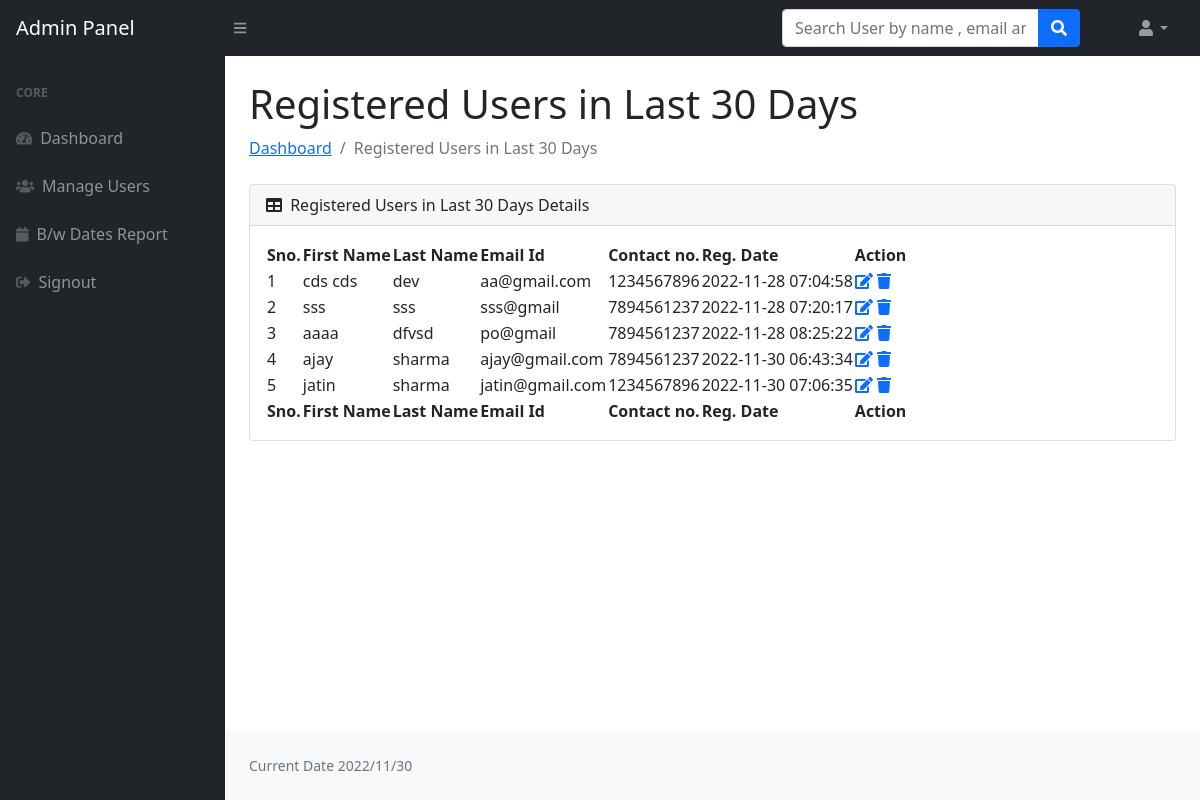
/loginsystem/admin/lastthirtyays-reg-users.php (signed in), run on the app's committed database.
### tables this page shows
CREATE TABLE `users` (
  `id` int(11) NOT NULL,
  `fname` varchar(255) DEFAULT NULL,
  `lname` varchar(255) DEFAULT NULL,
  `pname` varchar(10) NOT NULL,
  `puname` varchar(50) NOT NULL,
  `ppassword` varchar(10) NOT NULL,
  `plink` varchar(255) NOT NULL,
  `pname2` varchar(50) NOT NULL,
  `puname2` varchar(50) NOT NULL,
  `ppassword2` varchar(50) NOT NULL,
  `plink2` varchar(255) NOT NULL,
  `pname3` varchar(50) NOT NULL,
  `puname3` varchar(50) NOT NULL,
  `ppassword3` varchar(50) NOT NULL,
  `plink3` varchar(50) NOT NULL,
  `email` varchar(255) DEFAULT NULL,
  `mail` varchar(50) NOT NULL,
  `password` varchar(300) DEFAULT NULL,
  `contactno` varchar(11) DEFAULT NULL,
  `posting_date` timestamp NOT NULL DEFAULT current_timestamp()
);

### loginsystem/admin/lastthirtyays-reg-users.php (the view, shortened to what this page needs)
<?php session_start();
include_once('../includes/config.php');
if (strlen($_SESSION['adminid']==0)) {
  header('location:logout.php');
  } else{
   ?>
<!DOCTYPE html>
<html lang="en">
    <head>
        <link href="https://cdn.jsdelivr.net/npm/simple-datatables@latest/dist/style.css" rel="stylesheet" />
        <link href="../css/styles.css" rel="stylesheet" />
    </head>
    <body class="sb-nav-fixed">
      <?php include_once('includes/navbar.php');?>
        <div id="layoutSidenav">
         <?php include_once('includes/sidebar.php');?>
            <div id="layoutSidenav_content">
                <main>
                    <div class="container-fluid px-4">
                        <h1 class="mt-4">Registered Users in Last 30 Days </h1>
                        <ol class="breadcrumb mb-4">
                            <li class="breadcrumb-item"><a href="dashboard.php">Dashboard</a></li>
                            <li class="breadcrumb-item active">Registered Users in Last 30 Days </li>
                        </ol>
                        <div class="card mb-4">
                            <div class="card-header">
                                <i class="fas fa-table me-1"></i>
                          Registered Users in Last 30 Days  Details
                            </div>
                            <div class="card-body">
                                <table id="datatablesSimple">
                                    <thead>
                                        <tr>
                                             <th>Sno.</th>
                                  <th>First Name</th>
                                  <th> Last Name</th>
                                  <th> Email Id</th>
                                  <th>Contact no.</th>
                                  <th>Reg. Date</th>
                                  <th>Action</th>
                                        </tr>
                                    </thead>
                                    <tfoot>
                                        <tr>
                                             <th>Sno.</th>
                                  <th>First Name</th>
                                  <th> Last Name</th>
                                  <th> Email Id</th>
                                  <th>Contact no.</th>
                                  <th>Reg. Date</th>
                                  <th>Action</th>
                                        </tr>
                                    </tfoot>
                                    <tbody>
                                              <?php $ret=mysqli_query($con,"select * from users where date(posting_date)>=CURRENT_DATE()-30");
                              $cnt=1;
                              while($row=mysqli_fetch_array($ret))
                              {?>
                              <tr>
                              <td><?php echo $cnt;?></td>
                                  <td><?php echo $row['fname'];?></td>
                                  <td><?php echo $row['lname'];?></td>
                                  <td><?php echo $row['email'];?></td>
                                  <td><?php echo $row['contactno'];?></td>  <td><?php echo $row['posting_date'];?></td>
                                  <td>
                                     <a href="user-profile.php?uid=<?php echo $row['id'];?>">
                          <i class="fas fa-edit"></i></a>
                                     <a href="manage-users.php?id=<?php echo $row['id'];?>" onClick="return confirm('Do you really want to delete');"><i class="fa fa-trash" aria-hidden="true"></i></a>
                                  </td>
                              </tr>
                              <?php $cnt=$cnt+1; }?>
                                    </tbody>
                                </table>
                            </div>
                        </div>
                    </div>
                </main>
  <?php include('../includes/footer.php');?>
            </div>
        </div>
    </body>
</html>
<?php } ?>

### data on the page
users: fname "cds cds", lname "dev", email "aa@gmail.com", contactno "1234567896", posting_date "2022-11-28 07:04:58"
users: fname "sss", lname "sss", email "sss@gmail", contactno "7894561237", posting_date "2022-11-28 07:20:17"
users: fname "aaaa", lname "dfvsd", email "po@gmail", contactno "7894561237", posting_date "2022-11-28 08:25:22"
users: fname "ajay", lname "sharma", email "ajay@gmail.com", contactno "7894561237", posting_date "2022-11-30 06:43:34"
users: fname "jatin", lname "sharma", email "jatin@gmail.com", contactno "1234567896", posting_date "2022-11-30 07:06:35"
